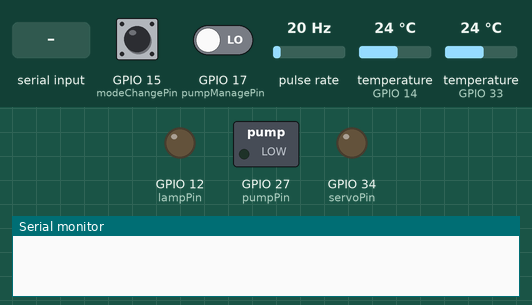
This sketch was run on a simulated ESP32. On the bench: switched loads named in the sketch (green lamp = pin HIGH), output pins drawn as LEDs (lit = HIGH), the last lines printed to the serial monitor. Wiring (inferred from the names in the program): pulse sensor: data GPIO 32. Inputs (shaded band) come from the test bench; at power-on: GPIO 15 (modeChangePin) LOW, GPIO 17 (pumpManagePin) LOW, pulse rate 20 Hz, temperature (sensors on GPIO 14, GPIO 33) 24 °C.

Above: at 1.2 s.
1.3 s: "lights,1\n" received over Serial
At 4.6 s:
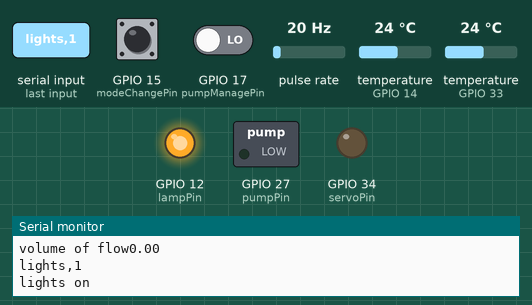
11.1 s: "feed,1\n" received over Serial
15.6 s: "lights,150\n" received over Serial
Timing chart, 0 to 18.6 s (numbered marks = the images above; inputs shaded):
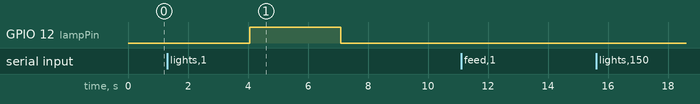

Measured:
- after the input at 1.3 s, GPIO 12 (lampPin): LOW → HIGH after 2.8 s, → LOW 3.0 s later

The sketch:

akvarium.ino
```cpp
#include <OneWire.h>
#include <DallasTemperature.h>

#define lampPin 12
#define pumpPin 27
#define servoPin 34
#define reostatPin 12
#define SON_IN 14
#define SON_OUT 33
#define flowPin 32
#define modeChangePin 15
#define pumpManagePin 17

OneWire temp1(SON_IN);
OneWire temp2(SON_OUT);
DallasTemperature sonIn(&temp1);
DallasTemperature sonOut(&temp2);

long timePumping = 1000;
long timeBetweenPumps = 5000;
bool isPumping = false;
bool isChangingWater = false;
int curTemp = 0;
int wantedTemp = 25;
int modeButtonState;
int startDay = 7;
int endDay = 19;
volatile int flowFreq;
int LToGetOut = 10;
float LPumped = 0.0, l_minute;
bool isLampsOn = false;
bool isFeeding = false;

//============================================================================================

void flow(){
  flowFreq++;
}

void Feeding(int periodFeed){
  bool doneFeeding = false;
  long timeNow = 0;
  digitalWrite(servoPin, HIGH);
  if(doneFeeding == false){
    if(millis() >= timeNow + periodFeed){
      digitalWrite(servoPin, LOW);
      doneFeeding = true;
      isFeeding = false;
    }
  }
}

void Pumping(){
  long timeNow = 0;
  bool donePumping = false;
  int period = timePumping;
  isPumping = true;
  if(donePumping == false){
    if(millis() >= timeNow + period){
       isPumping = false;
       donePumping = true;
    }
  }
}

void LightsOn(){
  digitalWrite(lampPin, HIGH);
}

void LightsOff(){
  digitalWrite(lampPin, LOW);
}

void Warming(int temp){
   if(temp < wantedTemp){
    digitalWrite(reostatPin, HIGH);
   }else{
    digitalWrite(reostatPin, LOW);
   }
}

void setup() {
  Serial.begin(9600);
  pinMode(pumpPin, OUTPUT);
  pinMode(reostatPin, OUTPUT);
  pinMode(lampPin, OUTPUT);
  pinMode(servoPin, OUTPUT);
  pinMode(modeChangePin, INPUT);
  pinMode(pumpManagePin, INPUT);
  pinMode(flowPin, INPUT);
  attachInterrupt(digitalPinToInterrupt(flowPin), flow, RISING);


  sonIn.begin();
  sonOut.begin();
}

void loop() {
  if (Serial.available() > 0) {
    int splitInd = 0;
    String msg = Serial.readString();
    Serial.println(msg);
    delay(500);
    String key;
    String value;
    splitInd = msg.indexOf(',');
    key = msg.substring(0, splitInd);
    value = msg.substring(splitInd+1);

    if(key == "feed"){
      Feeding(value.toInt());
      Serial.println("feeding");
      delay(500);
    }

    if(key == "lights"){
        int lState = value.toInt();
        if(lState == 1){
          LightsOn();
          Serial.println("lights on");
          delay(500);
        }else{
          LightsOff();
          Serial.println("lightsoff");
          delay(500);
        }
    }

    if(key == "Wanted"){
        wantedTemp = value.toInt();
        Serial.println(wantedTemp);
    }

    if(key == "Liters"){
        LToGetOut = value.toInt();
        Serial.println(LToGetOut);
    }
  }
  sonIn.requestTemperatures();
  float waterTemp = -127;
  waterTemp = sonIn.getTempCByIndex(0);
  sonOut.requestTemperatures();
  float secondWaterTemp = -127;
  secondWaterTemp = sonOut.getTempCByIndex(0);
  Serial.println("temp1" + String(waterTemp));
  Serial.println("temp2" + String(secondWaterTemp));
  delay(500);
  int pumpMangageState = digitalRead(pumpManagePin);
  modeButtonState = digitalRead(modeChangePin);


  int curFlowTime = 0;
    if(millis() >= curFlowTime + 1000){
      if(flowFreq != 0){
        LPumped += l_minute/60;
        Serial.println("volume of flow" + String(LPumped));
        delay(500);
      }else{
        Serial.println("volume of flow" + String(LPumped));
        delay(500);
      }
    }
  if(modeButtonState == HIGH){
    Serial.println("changing mode");
    delay(500);
  }
  if(pumpManagePin == HIGH){
    Serial.println("changing pump state");
    delay(500);
  }
  if(isChangingWater == true){
    bool dirtyWaterOut = false;
    bool setCleanWater = false;
    isPumping = false;
    sonOut.requestTemperatures();
    int newWaterTemp = sonOut.getTempCByIndex(0);
    pumpMangageState = digitalRead(pumpManagePin);
    if(pumpManagePin == HIGH){
      isPumping = !isPumping;
      Serial.println("Changing pump state");
    }

    if(dirtyWaterOut == false){

      curFlowTime = 0;
      if(millis() >= curFlowTime + 1000){
        if(flowFreq != 0){
          LPumped += l_minute/60;
          Serial.println(LPumped);
        }else{
          Serial.println(LPumped);
        }
      }

      if(isPumping == true){
        digitalWrite(pumpPin, HIGH);
        if(LPumped >= LToGetOut){
          digitalWrite(pumpPin, LOW);
          isPumping = false;
          dirtyWaterOut = true;
          LPumped = 0;
          Serial.println("Dirty water is out. Change the hose to put in clean water");
        }
      }
    }else{
      if(isPumping == true){
        if(newWaterTemp < wantedTemp-3){
          Serial.println("Temperature of the new water is colder. Put in warmer water");
        }else{
          digitalWrite(pumpPin, HIGH);
          if(LPumped >= LToGetOut){
            digitalWrite(pumpPin, LOW);
            isPumping = false;
            setCleanWater = true;
            LPumped = 0;
            Serial.println("Clean water is set. Getting back to normal mode");
          }
        }
      }
    }
  }

  if(isChangingWater == false){


    isPumping = false;
    long timePumpDelay = 0;
    int periodPumpDelay = timeBetweenPumps;
    Warming(waterTemp);

    if(millis() >= timePumpDelay + periodPumpDelay){
      Pumping();
    }
    if(isPumping == true){
        digitalWrite(pumpPin, HIGH);
      }else{
        digitalWrite(pumpPin, LOW);
    }
    if(isLampsOn == true){
      LightsOn();
    }else{
      LightsOff();
    }
    if(isFeeding == true){
      Feeding(500);
    }
  }
}
```
